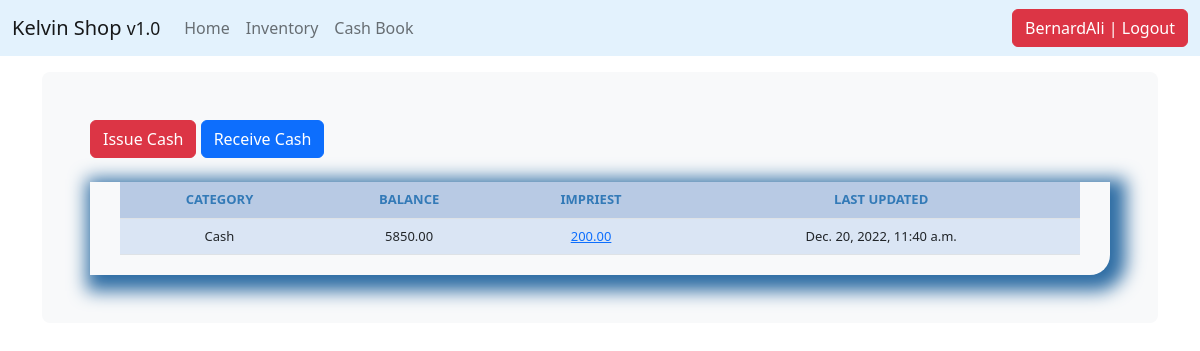
Page /cash_detail/1/ (signed in) on the committed database.
### core/models.py (models this page shows, shortened)
class Cash(models.Model):
    category = models.CharField(max_length=50, blank=True, null=True, choices=CASH_CHOICE)
    recipient = models.CharField(max_length=50)
    detail = models.TextField(max_length=50)
    created_on = models.DateTimeField(auto_now_add=True)
    amount_in = models.DecimalField(max_digits=10, decimal_places=2, blank=True, null=True)
    amount_out = models.DecimalField(max_digits=10, decimal_places=2, blank=True, null=True)
    impriest_level = models.DecimalField(max_digits=10, decimal_places=2, blank=True, null=True)
    balance = models.DecimalField(max_digits=10, decimal_places=2, blank=True, null=True)
    issue_by = models.CharField(max_length=50, blank=True, null=True)
    export_to_CSV = models.BooleanField(default=False)
    last_updated = models.DateTimeField(auto_now=True)

### core/views.py (the view)
# urls.py: path('cash_detail/<str:pk>/', views.cash_detail, name="cash_detail"),
@login_required
def cash_detail(request, pk):
    queryset = Cash.objects.get(id=pk)
    context = {
        "queryset": queryset,
    }
    return render(request, "cash_detail.html", context)

### templates/cash_detail.html
{% extends 'base.html' %}
{% load crispy_forms_tags %}
{% block content %}
	<a href="{% url 'issue_cash' queryset.id %}"><div class='btn btn-danger'>Issue {{queryset.category}}</div></a>
    <a href="{% url 'receive_cash' queryset.id %}"><div class='btn btn-primary'>Receive {{queryset.category}}</div></a>
            <br><br>
            <div class="display_table">
              <table class='table'>
                      <tr>
                        <th>CATEGORY</th>
                        <th>BALANCE</th>
                        <th>IMPRIEST</th>
                          <th>LAST UPDATED</th>
                      </tr>
                      <tr>
                        <td>{{queryset.category}}</td>
                        <td>
                          {% if queryset.balance <= queryset.impriest_level %}
                          <div style="background-color: orange;">{{queryset.balance}}</div>
                          {% else %}{{queryset.balance}}
                          {% endif %}
                        </td>
                          <td><a href="{% url 'impriest_level' queryset.id %}">{{queryset.impriest_level}}</a></td>
                        <td>{{queryset.last_updated}}</td>
                      </tr>
              </table>
        </div>
{% endblock %}

### templates/nav.html (shortened to what this page needs)
<nav class="navbar navbar-expand-md fixed-top" style="background-color: #e3f2fd;">
      <div class="container-fluid">
        <a class="navbar-brand" href="{% url 'home' %}">Kelvin Shop <small>v1.0</small></a>
        <div class="collapse navbar-collapse" id="navbarCollapse">
          <ul class="navbar-nav me-auto mb-2 mb-md-0">
            <li class="nav-item">
              <a class="nav-link" aria-current="page" href="{% url 'home' %}">Home</a>
            </li>
            {% if request.user.is_authenticated %}
              <li class="nav-item">
                <a class="nav-link" aria-current="page" href="{% url 'list_items' %}">Inventory</a>
              </li>
              <li class="nav-item">
                <a class="nav-link" aria-current="page" href="{% url 'cash_items' %}">Cash Book</a>
              </li>
            {% endif %}
          </ul>
          <ul class="navbar-nav">
              {% if request.user.is_authenticated %}
              <li><a href="/accounts/logout"><button class="btn btn-danger">{{ user }} | Logout</button></a></li>
              {% else %}
              <li><a href="/accounts/login">Login</a></li>
              {% endif %}
          </ul>
        </div>
      </div>
    </nav>

### static/css/style.css (style rules this page uses)
body { padding-top: 4.5rem; }
.table { font-size: 13px; text-align: center; width: 95%; margin: auto; text-align: center; }
.table tr:nth-child(odd) { background: #B8CAE4 }
.table tr:nth-child(even) { background: #dae5f4 }
th { color: #337ab7; }
.display_table { border-bottom-right-radius: 20px; padding-left: 5px; padding-right: 5px; padding-bottom: 20px; box-shadow: 0.4rem 0.4rem 1.1rem 0.6rem #2e6da4; }

### rows in the picture
Cash: category "Cash", balance "5850.00", impriest_level "200.00", last_updated "Dec. 20, 2022, 11:40 a.m."

### other values in the picture
{{ user }} "BernardAli"
